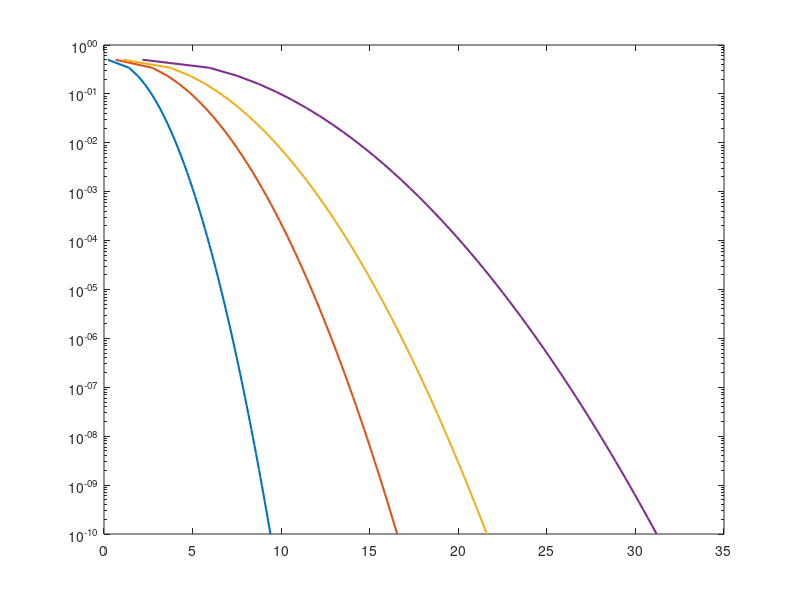

MATLAB code for this plot: (Note: this script raises an error after producing the figure.)
% FIXED version of Chapter6/CORRECT_plot_Fig6p19.m
% Outage probability vs power margin for a log-normal turbulent channel
% (Chernoff upper bound), sigma_l^2 = 0.1, 0.3, 0.5, 1.
%
% Fixes w.r.t. the original:
%  1. The power margin m = E[I]/I_th is a RATIO; the original computed
%     10*log10(m*1e3) and called it "dBm" (a constant +30 dB offset). The
%     margin is now in dB.
%  2. Pout = logspace(0,...) started at Pout = 1: the Chernoff bound
%     Pout <= 0.5*exp(-(ln m - sigma^2/2)^2/(2 sigma^2)) only has a solution
%     for Pout <= 0.5; at Pout = 1 sqrt(-2 sigma^2 ln 2) is complex.
%  3. The exact outage Q((ln m - sigma^2/2)/sigma) is also plotted.
%  4. Legend uses the log-irradiance variance symbol sigma_l^2.
clear; clc; close all;
addpath(fullfile(fileparts(mfilename('fullpath')), '..', 'util'));

var_l = [0.1 0.3 0.5 1];
Pout = logspace(log10(0.5), -10, 60);
figure;
for j = 1:numel(var_l)
    s2 = var_l(j);
    ln_m = sqrt(-2*s2*log(2*Pout)) + s2/2;   % Chernoff bound solved for ln(m)
    margin_dB = 10*log10(exp(ln_m));
    semilogy(margin_dB, Pout, 'linewidth', 1.5); hold on;
end
set(gca, 'ColorOrderIndex', 1);
mdB = linspace(0, 30, 301);
for j = 1:numel(var_l)
    s2 = var_l(j);
    semilogy(mdB, owc_Q((log(10.^(mdB/10)) - s2/2)/sqrt(s2)), ':');   % exact
end
xlabel('Power margin (dB)'); ylabel('Outage probability'); ylim([1e-10 1]); grid on;
legend('\sigma_l^2 = 0.1', '\sigma_l^2 = 0.3', '\sigma_l^2 = 0.5', '\sigma_l^2 = 1', 'location', 'southwest');
title('SISO outage probability (solid: Chernoff bound, dotted: exact)');
